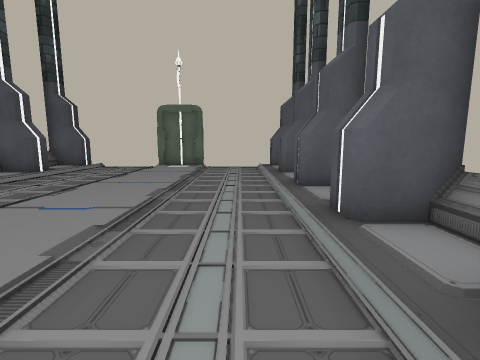
view 1 (above)

14 first-person views from a walk through a scene from a Unity 3-D project. The camera is 1.2 m above the floor, tilts 8° down and sees 85° across. The floor is counted in squares, 1 m on a side. Each view is taken from the middle of a square. On the plan, view 1 faces up. The plan holds only what a view shows up to about 12 squares ahead; the rest is blank. The place goes on beyond the plan. The player character is not drawn. Door leaves are left out, so doorways stand open. Some surface patterns are stand-ins.

view 2
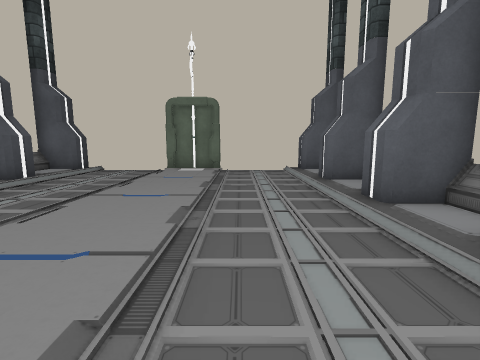

view 3
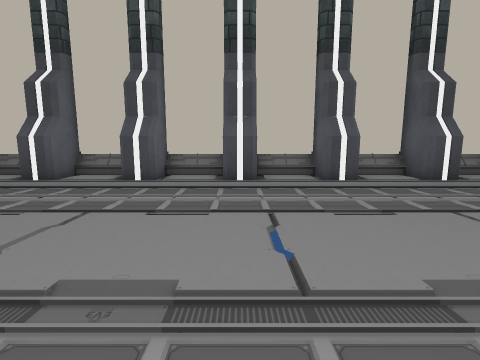

view 4
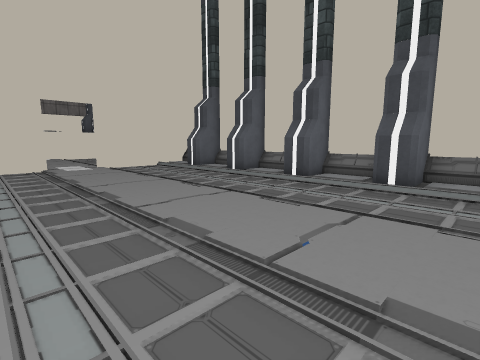

view 5
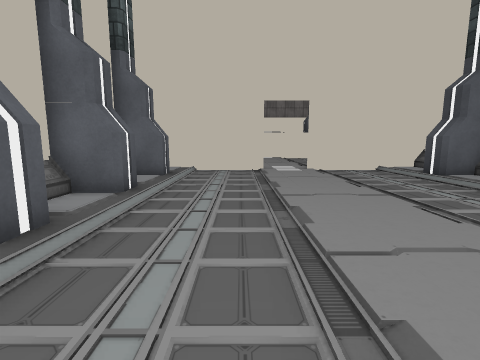

view 6
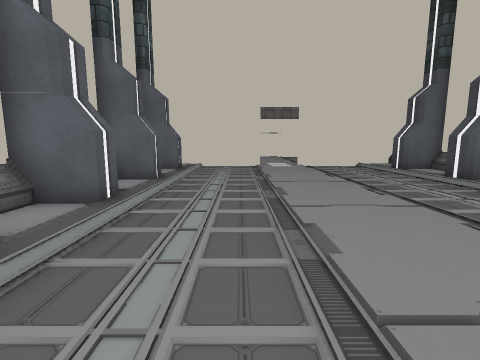

view 7
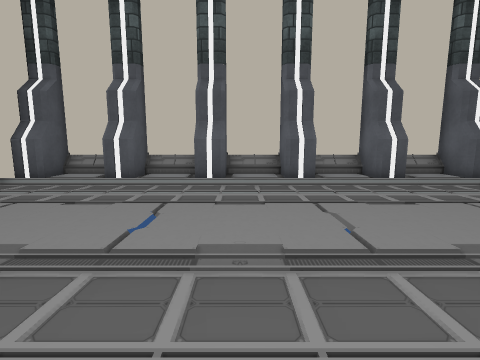

view 8
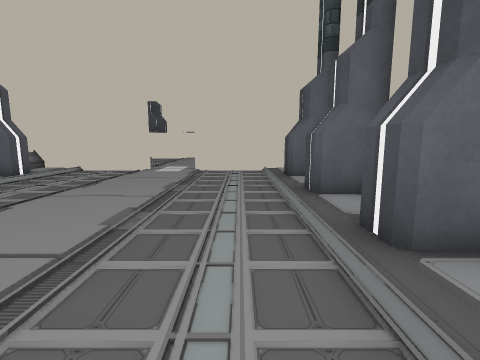

view 9
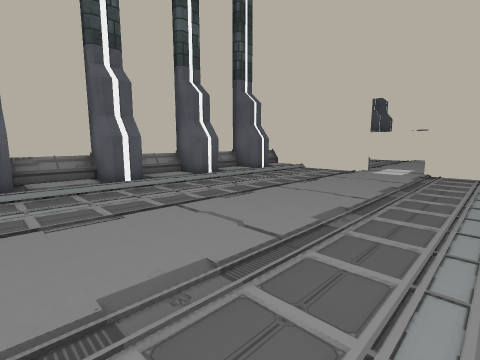

view 10
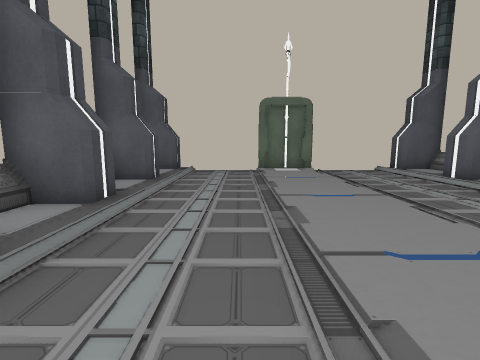

view 11
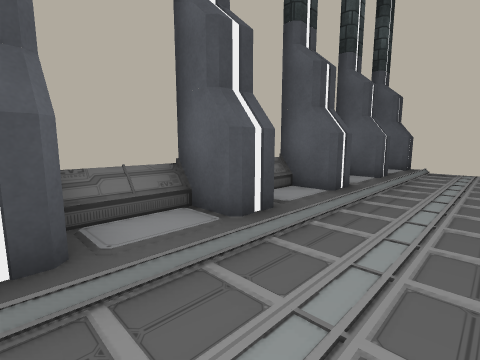

view 12
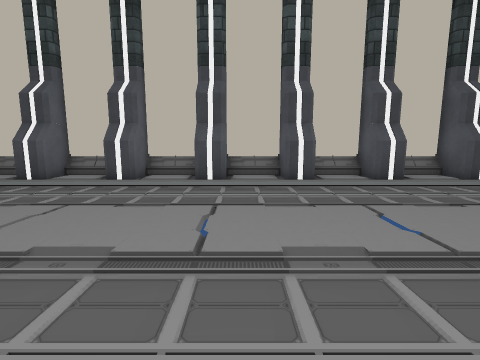

view 13
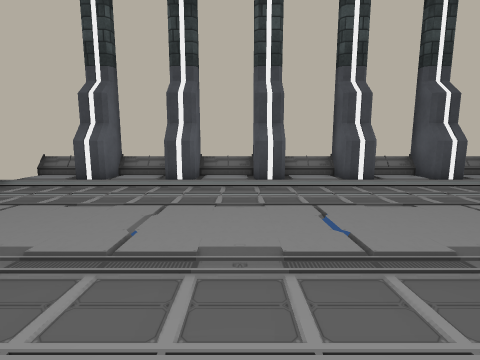

view 14
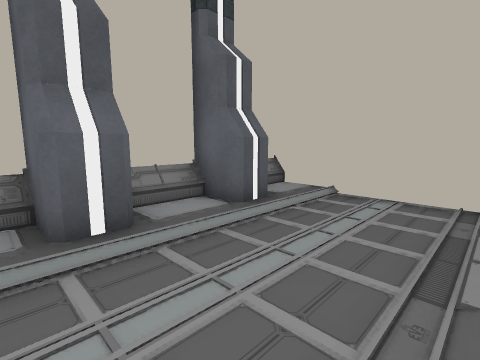

### Floor plan
Key: @ floor where view 1 was taken; # wall or solid block; . main floor; : floor 0.25 m higher than the main floor; / step, stairs or slope; D open door; B block.
Columns run from 9 left of view 1 to 3 right of it. Each row starts with its distance up from view 1.
 14  ###########
 13 ##/......./##
 12 B /......./ B
 11   /......./ #
 10 ##/......./##
  9 B:/......./:B
  8 #:/......./:#
  7 ##/......./##
  6 B:/......./:B
  5 #:/......./:#
  4 ##/......./##
  3 B:/......./:B
  2 #:/......./:#
  1 ##/......./##
  0 B:/......@/:B
 -1 #:/......./:#
 -2 ##/......./##
 -3 B:/......./:B
 -4 #:/......./:#
 -5 ##/......./##
 -6 B:/......./:B
 -7 #:/......./:#
 -8 ##/......./##
 -9 B /......./:B
-10 # /..DDD../:#
-11 #####DDD#####
-12      ...

Where each view was taken, in squares from view 1:
view 1: 0 up, 0 right, facing up
view 2: 2 up, 1 left, facing up
view 3: 4 up, 0 right, facing left
view 4: 3 up, 0 right, facing down-left
view 5: 1 up, 1 left, facing down
view 6: 3 up, 1 left, facing down
view 7: 6 up, 7 left, facing right
view 8: 1 up, 6 left, facing down
view 9: 1 up, 6 left, facing down-right
view 10: 2 up, 5 left, facing up
view 11: 1 up, 5 left, facing up-left
view 12: 1 down, 1 right, facing left
view 13: 3 down, 1 right, facing left
view 14: 4 down, 2 left, facing down-right
